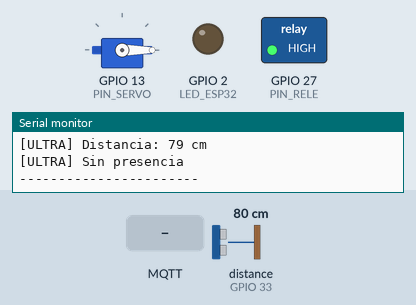
Simulated run of this sketch. Board: ESP32. Shown: servo, switched loads named in the sketch (green lamp = pin HIGH), output pins drawn as LEDs (lit = HIGH), the last lines printed to the serial monitor. Wiring (inferred from the names in the program): ultrasonic range finder: trigger GPIO 25; echo GPIO 33. Inputs (shaded band) come from the test bench; at power-on: distance to the obstacle (sensor on GPIO 33) 80 cm. The echo pulse lasts 58.3 µs per cm; WiFi joins after 1.5 s; servers stay silent unless stated; no MQTT or app messages arrive unless stated; pins used as bus, display or sensor lines are not drawn.

Above: at 3.7 s.
3.8 s: distance to the obstacle (sensor on GPIO 33) set to 24 cm
6.5 s: distance to the obstacle (sensor on GPIO 33) set to 20 cm
At 7.7 s:
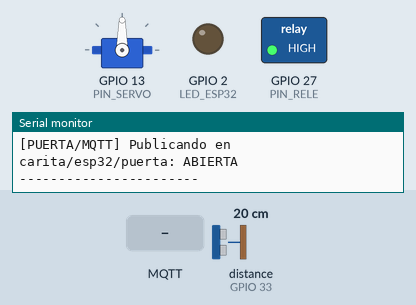
8.1 s: MQTT message "ON" arrives on the first subscribed topic
At 9.3 s:
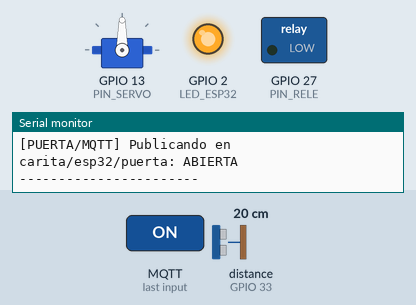
9.6 s: distance to the obstacle (sensor on GPIO 33) set to 35 cm
13.6 s: MQTT message "OFF" arrives on the first subscribed topic
At 14.5 s:
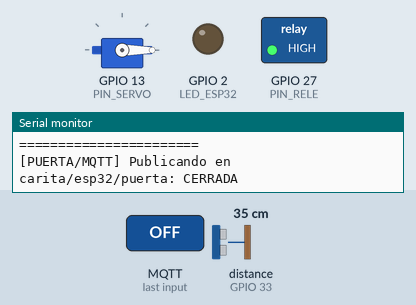
15.1 s: MQTT message "on" arrives on the first subscribed topic
At 15.9 s:
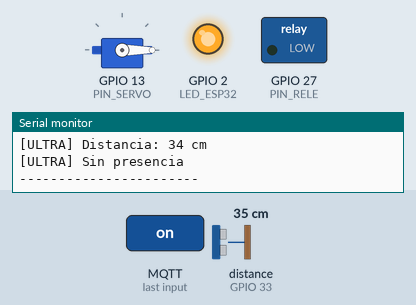
Timing chart, 0 to 17.6 s (numbered marks = the images above; inputs shaded):
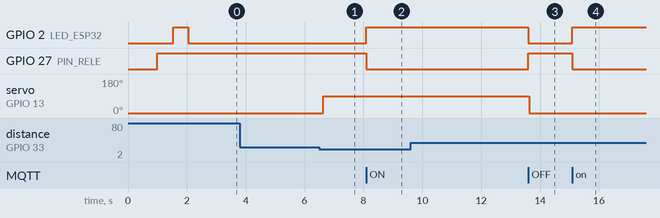

Measured:
- the behaviour switches between 22 and 21 cm on distance to the obstacle (sensor on GPIO 33) (found by bisection; images 0 and 1)
- after the input at 6.5 s, servo on GPIO 13 (PIN_SERVO): 0° → 90° after 0.13 s
- after the input at 8.1 s, GPIO 2 (LED_ESP32): LOW → HIGH at once; GPIO 27 (PIN_RELE): HIGH → LOW at once
- after the input at 13.6 s, GPIO 2 (LED_ESP32): HIGH → LOW at once; GPIO 27 (PIN_RELE): LOW → HIGH at once
- after the input at 15.1 s, GPIO 2 (LED_ESP32): LOW → HIGH at once; GPIO 27 (PIN_RELE): HIGH → LOW at once

The sketch:

esp32_ioT_puerta_rele.ino
```cpp
#include <WiFi.h>
#include <PubSubClient.h>
#include <ESP32Servo.h>

// =======================
// WIFI
// =======================
const char* ssid = "ESTUDIANTES";
const char* password = "Americana#45";

// =======================
// MQTT
// =======================
const char* mqtt_server = "broker.hivemq.com";
const int mqtt_port = 1883;

const char* client_id = "esp32_carita_rele_ultra_servo_001";

const char* topic_rele = "carita/esp32/rele";
const char* topic_estado = "carita/esp32/estado";
const char* topic_distancia = "carita/esp32/distancia";
const char* topic_presencia = "carita/esp32/presencia";

// Canal dedicado para el servo / puerta
const char* topic_puerta = "carita/esp32/puerta";

// =======================
// PINES
// =======================
#define PIN_RELE 27
#define LED_ESP32 2

#define PIN_TRIG 25
#define PIN_ECHO 33

#define PIN_SERVO 13

WiFiClient espClient;
PubSubClient client(espClient);

Servo servoPuerta;

unsigned long ultimoMensaje = 0;
unsigned long ultimoReporteUltrasonico = 0;

// =======================
// CONFIGURACION PRESENCIA
// =======================
int distanciaPresencia = 20;
bool presenciaDetectada = false;

// =======================
// CONFIGURACION SERVO
// =======================
int ANGULO_CERRADO = 0;
int ANGULO_ABIERTO = 90;

bool puertaAbierta = false;

unsigned long tiempoUltimaDeteccion = 0;
unsigned long tiempoPuertaAbierta = 5000;

// =======================
// PUBLICAR ESTADO PUERTA
// =======================
void publicarPuerta(const char* estadoPuerta) {
  Serial.print("[PUERTA/MQTT] Publicando en ");
  Serial.print(topic_puerta);
  Serial.print(": ");
  Serial.println(estadoPuerta);

  if (client.connected()) {
    client.publish(topic_puerta, estadoPuerta);
  } else {
    Serial.println("[PUERTA/MQTT] No publicado, MQTT no conectado");
  }
}

// =======================
// RELE ACTIVO POR LOW
// =======================
void activarRele() {
  digitalWrite(PIN_RELE, LOW);
  digitalWrite(LED_ESP32, HIGH);

  Serial.println("[ACCION] Rele ACTIVADO");
  client.publish(topic_estado, "Rele activado");
}

void desactivarRele() {
  digitalWrite(PIN_RELE, HIGH);
  digitalWrite(LED_ESP32, LOW);

  Serial.println("[ACCION] Rele DESACTIVADO");
  client.publish(topic_estado, "Rele desactivado");
}

// =======================
// SERVO / PUERTA
// =======================
void abrirPuerta() {
  if (!puertaAbierta) {
    Serial.println();
    Serial.println("===== SERVO DEBUG =====");
    Serial.println("[SERVO] Orden recibida: ABRIR");
    Serial.print("[SERVO] Pin usado: GPIO");
    Serial.println(PIN_SERVO);
    Serial.print("[SERVO] Angulo destino: ");
    Serial.println(ANGULO_ABIERTO);

    publicarPuerta("ABRIENDO");

    servoPuerta.write(ANGULO_ABIERTO);
    delay(600);

    puertaAbierta = true;

    Serial.println("[SERVO] Movimiento enviado al servo");
    Serial.println("[PUERTA] Estado actualizado: ABIERTA");
    Serial.println("=======================");

    publicarPuerta("ABIERTA");
    client.publish(topic_estado, "Puerta abierta");
  } else {
    Serial.println("[SERVO] La puerta ya estaba ABIERTA, no se mueve");
    publicarPuerta("ABIERTA");
  }

  tiempoUltimaDeteccion = millis();
}

void cerrarPuerta() {
  if (puertaAbierta) {
    Serial.println();
    Serial.println("===== SERVO DEBUG =====");
    Serial.println("[SERVO] Orden recibida: CERRAR");
    Serial.print("[SERVO] Pin usado: GPIO");
    Serial.println(PIN_SERVO);
    Serial.print("[SERVO] Angulo destino: ");
    Serial.println(ANGULO_CERRADO);

    publicarPuerta("CERRANDO");

    servoPuerta.write(ANGULO_CERRADO);
    delay(600);

    puertaAbierta = false;

    Serial.println("[SERVO] Movimiento enviado al servo");
    Serial.println("[PUERTA] Estado actualizado: CERRADA");
    Serial.println("=======================");

    publicarPuerta("CERRADA");
    client.publish(topic_estado, "Puerta cerrada");
  } else {
    Serial.println("[SERVO] La puerta ya estaba CERRADA, no se mueve");
    publicarPuerta("CERRADA");
  }
}

// =======================
// MEDIR DISTANCIA
// =======================
long medirDistanciaCM() {
  digitalWrite(PIN_TRIG, LOW);
  delayMicroseconds(2);

  digitalWrite(PIN_TRIG, HIGH);
  delayMicroseconds(10);
  digitalWrite(PIN_TRIG, LOW);

  long duracion = pulseIn(PIN_ECHO, HIGH, 30000);

  if (duracion == 0) {
    return -1;
  }

  long distancia = duracion * 0.034 / 2;
  return distancia;
}

// =======================
// PROCESAR ULTRASONICO
// =======================
void procesarUltrasonico() {
  if (millis() - ultimoReporteUltrasonico >= 1000) {
    ultimoReporteUltrasonico = millis();

    long distancia = medirDistanciaCM();

    Serial.println();
    Serial.println("----- ULTRASONICO -----");

    if (distancia == -1) {
      Serial.println("[ULTRA] Sin lectura");
      client.publish(topic_distancia, "sin_lectura");
      client.publish(topic_presencia, "NO");
      Serial.println("-----------------------");
      return;
    }

    Serial.print("[ULTRA] Distancia: ");
    Serial.print(distancia);
    Serial.println(" cm");

    char bufferDistancia[16];
    sprintf(bufferDistancia, "%ld", distancia);
    client.publish(topic_distancia, bufferDistancia);

    if (distancia <= distanciaPresencia) {
      presenciaDetectada = true;
      tiempoUltimaDeteccion = millis();

      Serial.println("[ULTRA] Presencia detectada");
      client.publish(topic_presencia, "SI");

      abrirPuerta();
    } else {
      presenciaDetectada = false;

      Serial.println("[ULTRA] Sin presencia");
      client.publish(topic_presencia, "NO");
    }

    Serial.println("-----------------------");
  }

  if (puertaAbierta && !presenciaDetectada) {
    if (millis() - tiempoUltimaDeteccion >= tiempoPuertaAbierta) {
      cerrarPuerta();
    }
  }
}

// =======================
// WIFI
// =======================
void conectarWiFi() {
  Serial.println();
  Serial.println("================================");
  Serial.println("[WIFI] Conectando...");
  Serial.print("[WIFI] SSID: ");
  Serial.println(ssid);
  Serial.println("================================");

  WiFi.mode(WIFI_STA);
  WiFi.begin(ssid, password);

  int intentos = 0;

  while (WiFi.status() != WL_CONNECTED) {
    delay(500);
    intentos++;

    Serial.print("[WIFI] Intento ");
    Serial.print(intentos);
    Serial.print(" estado=");
    Serial.println(WiFi.status());

    digitalWrite(LED_ESP32, !digitalRead(LED_ESP32));

    if (intentos >= 40) {
      Serial.println("[WIFI] No conecto. Reiniciando...");
      delay(2000);
      ESP.restart();
    }
  }

  digitalWrite(LED_ESP32, LOW);

  Serial.println("[WIFI] Conectado");
  Serial.print("[WIFI] IP: ");
  Serial.println(WiFi.localIP());
}

// =======================
// MQTT CALLBACK
// =======================
void callback(char* topic, byte* payload, unsigned int length) {
  String mensaje = "";

  for (int i = 0; i < length; i++) {
    mensaje += (char)payload[i];
  }

  mensaje.trim();
  mensaje.toUpperCase();

  Serial.println();
  Serial.println("---------- MQTT RECIBIDO ----------");
  Serial.print("[MQTT] Topic: ");
  Serial.println(topic);
  Serial.print("[MQTT] Mensaje: ");
  Serial.println(mensaje);

  if (String(topic) == topic_rele) {
    if (mensaje == "ON") {
      activarRele();
    } else if (mensaje == "OFF") {
      desactivarRele();
    } else {
      Serial.println("[ERROR] Comando no reconocido. Usa ON u OFF.");
      client.publish(topic_estado, "Comando no reconocido");
    }
  }

  Serial.println("-----------------------------------");
}

// =======================
// MQTT RECONNECT
// =======================
void reconectarMQTT() {
  while (!client.connected()) {
    Serial.println();
    Serial.println("[MQTT] Conectando...");
    Serial.print("[MQTT] Broker: ");
    Serial.println(mqtt_server);
    Serial.print("[MQTT] Puerto: ");
    Serial.println(mqtt_port);
    Serial.print("[MQTT] Client ID: ");
    Serial.println(client_id);

    if (client.connect(client_id)) {
      Serial.println("[MQTT] Conectado");

      bool ok = client.subscribe(topic_rele);

      Serial.print("[MQTT] Suscrito a ");
      Serial.print(topic_rele);
      Serial.print(": ");
      Serial.println(ok ? "OK" : "ERROR");

      client.publish(topic_estado, "ESP32 rele + ultrasonico + servo conectado");
      publicarPuerta(puertaAbierta ? "ABIERTA" : "CERRADA");
    } else {
      Serial.print("[MQTT] Fallo rc=");
      Serial.println(client.state());
      Serial.println("[MQTT] Reintentando en 3 segundos...");
      delay(3000);
    }
  }
}

// =======================
// SETUP
// =======================
void setup() {
  Serial.begin(115200);
  delay(1000);

  pinMode(PIN_RELE, OUTPUT);
  pinMode(LED_ESP32, OUTPUT);

  pinMode(PIN_TRIG, OUTPUT);
  pinMode(PIN_ECHO, INPUT);

  digitalWrite(PIN_RELE, HIGH);
  digitalWrite(LED_ESP32, LOW);
  digitalWrite(PIN_TRIG, LOW);

  servoPuerta.attach(PIN_SERVO);
  servoPuerta.write(ANGULO_CERRADO);
  puertaAbierta = false;

  Serial.println();
  Serial.println("################################");
  Serial.println("# ESP32 MQTT + RELE + ULTRASONICO + SERVO");
  Serial.println("################################");
  Serial.println("[BOOT] Rele apagado al iniciar");
  Serial.println("[BOOT] Ultrasonico listo");

  Serial.println("[BOOT] Inicializando servo...");
  Serial.print("[BOOT] Servo conectado a GPIO");
  Serial.println(PIN_SERVO);
  Serial.print("[BOOT] Angulo cerrado inicial: ");
  Serial.println(ANGULO_CERRADO);
  Serial.print("[BOOT] Angulo abierto: ");
  Serial.println(ANGULO_ABIERTO);
  Serial.println("[BOOT] Servo cerrado al iniciar");

  Serial.print("[BOOT] Distancia de presencia: ");
  Serial.print(distanciaPresencia);
  Serial.println(" cm");

  conectarWiFi();

  client.setServer(mqtt_server, mqtt_port);
  client.setCallback(callback);
}

// =======================
// LOOP
// =======================
void loop() {
  if (!client.connected()) {
    reconectarMQTT();
  }

  client.loop();

  procesarUltrasonico();

  if (millis() - ultimoMensaje >= 5000) {
    ultimoMensaje = millis();

    Serial.println();
    Serial.println("[LOOP] ESP32 vivo");
    Serial.print("[LOOP] Esperando comandos rele en: ");
    Serial.println(topic_rele);
    Serial.print("[LOOP] MQTT conectado: ");
    Serial.println(client.connected() ? "SI" : "NO");
    Serial.print("[LOOP] Estado pin rele: ");
    Serial.println(digitalRead(PIN_RELE) == LOW ? "LOW / ACTIVADO" : "HIGH / APAGADO");
    Serial.print("[LOOP] Presencia: ");
    Serial.println(presenciaDetectada ? "SI" : "NO");
    Serial.print("[LOOP] Puerta/servo: ");
    Serial.println(puertaAbierta ? "ABIERTA" : "CERRADA");
  }
}
```
